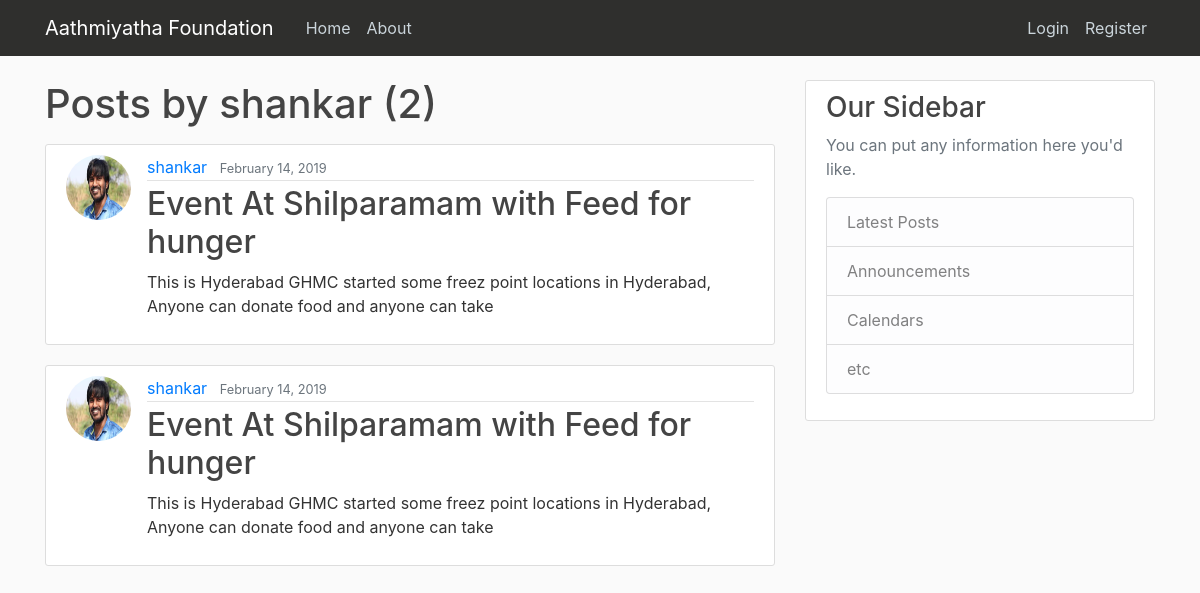
The app's page /user/shankar with its own data.
### aathmiyatha/models.py (models this page shows, shortened)
class Post(models.Model):
	title = models.CharField(max_length=100)
	image = models.ImageField(default='default.jpg', upload_to='home_posts')
	content = models.TextField()
	date_posted = models.DateTimeField(default=timezone.now)
	author =models.ForeignKey(User, on_delete=models.CASCADE)

### users/models.py (models this page shows, shortened)
class Profile(models.Model):
	user = models.OneToOneField(User, on_delete=models.CASCADE)
	image = models.ImageField(default='default.jpg', upload_to='profile_pics')

### aathmiyatha/views.py (the view)
# urls.py: path('user/<str:username>', UserPostListView.as_view(), name='user-posts'),
class UserPostListView(ListView):
	model = Post
	template_name = 'aathmiyatha/user_posts.html' #<app>/<model>_<viewtype>.html
	context_object_name = 'posts'
	ordering = ['-date_posted'] #change the order latest post add '-'
	paginate_by = 5
	def get_queryset(self):
		user = get_object_or_404(User, username=self.kwargs.get('username'))
		return Post.objects.filter(author=user).order_by('-date_posted')

### templates/aathmiyatha/user_posts.html (shortened to what this page needs)
{% extends "aathmiyatha/base.html" %}
{% block content %}
<h1 class="mb-3">Posts by {{ view.kwargs.username }} ({{ page_obj.paginator.count }}) </h1>
	{% for post in posts %}
	 <article class="media content-section">
          <img class="rounded-circle article-img" src=" {{ post.author.profile.image.url }} ">
          <div class="media-body">
            <div class="article-metadata">
              <a class="mr-2" href=" {% url 'user-posts' post.author.username %} ">{{ post.author }}</a>
              <small class="text-muted">{{ post.date_posted|date:"F d, Y" }}</small>
            </div>
            <h2><a class="article-title" href=" {% url 'post-details' post.id %} ">{{ post.title }}</a></h2>
            <p class="article-content">{{ post.content }}</p>
          </div>
        </article>
	{% endfor %}
{% endblock content %}

### templates/aathmiyatha/base.html (shortened to what this page needs)
{% load static %}
<!DOCTYPE html>
<html>
<head>
    <link rel="stylesheet" href="https://stackpath.bootstrapcdn.com/bootstrap/4.1.3/css/bootstrap.min.css">
    <link rel="stylesheet" type="text/css" href="{% static 'aathmiyatha/css/base.css' %}">
</head>
<body>
	 <header class="site-header">
      <nav class="navbar navbar-expand-md navbar-dark bg-steel fixed-top">
        <div class="container">
          <a class="navbar-brand mr-4" href="{% url 'amf-home' %}">Aathmiyatha Foundation</a>
          <div class="collapse navbar-collapse" id="navbarToggle">
            <div class="navbar-nav mr-auto">
              <a class="nav-item nav-link" href="{% url 'amf-home' %}">Home</a>
              <a class="nav-item nav-link" href="{% url 'amf-about' %}">About</a>
            </div>
            <div class="navbar-nav">
              {% if user.is_authenticated %}
                <a class="nav-item nav-link" href="{% url 'post-create' %}">New Post</a>
                <a class="nav-item nav-link" href="{% url 'profile' %}">Profile</a>
                <a class="nav-item nav-link" href="{% url 'logout' %}">Logout</a>
              {% else %}
                <a class="nav-item nav-link" href="{% url 'login' %}">Login</a>
                <a class="nav-item nav-link" href="{% url 'register' %}">Register</a>
              {% endif %}
            </div>
          </div>
        </div>
      </nav>
    </header>
	<main role="main" class="container">
      <div class="row">
        <div class="col-md-8">
          {% block content %}{% endblock %}
        </div>
        <div class="col-md-4">
          <div class="content-section">
            <h3>Our Sidebar</h3>
            <p class='text-muted'>You can put any information here you'd like.
              <ul class="list-group">
                <li class="list-group-item list-group-item-light">Latest Posts</li>
                <li class="list-group-item list-group-item-light">Announcements</li>
                <li class="list-group-item list-group-item-light">Calendars</li>
                <li class="list-group-item list-group-item-light">etc</li>
              </ul>
            </p>
          </div>
        </div>
      </div>
    </main>
</body>
</html>

### static/aathmiyatha/css/base.css (style rules this page uses)
body { background: #fafafa; color: #333333; margin-top: 5rem; }
h1, h2, h3, h4, h5, h6 { color: #444444; }
ul { margin: 0; }
.bg-steel { background-color: #2f2f2d; }
.site-header .navbar-nav .nav-link { color: #cbd5db; }
.content-section { background: #ffffff; padding: 10px 20px; border: 1px solid #dddddd; border-radius: 3px; margin-bottom: 20px; }
.article-title { color: #444444; }
.article-content { white-space: pre-line; }
.article-img { height: 65px; width: 65px; margin-right: 16px; }
.article-metadata { padding-bottom: 1px; margin-bottom: 4px; border-bottom: 1px solid #e3e3e3 }

### records on screen
Post: author.profile.image (picture), author "shankar", date_posted "February 14, 2019", title "Event At Shilparamam with Feed for hunger", content "This is Hyderabad GHMC started some freez point locations in Hyderabad, Anyone can donate food and anyone can take"
Post: author.profile.image (picture), author "shankar", date_posted "February 14, 2019", title "Event At Shilparamam with Feed for hunger", content "This is Hyderabad GHMC started some freez point locations in Hyderabad, Anyone can donate food and anyone can take"

### other values on screen
{{ view.kwargs.username }} "shankar"
{{ page_obj.paginator.count }} "2"
